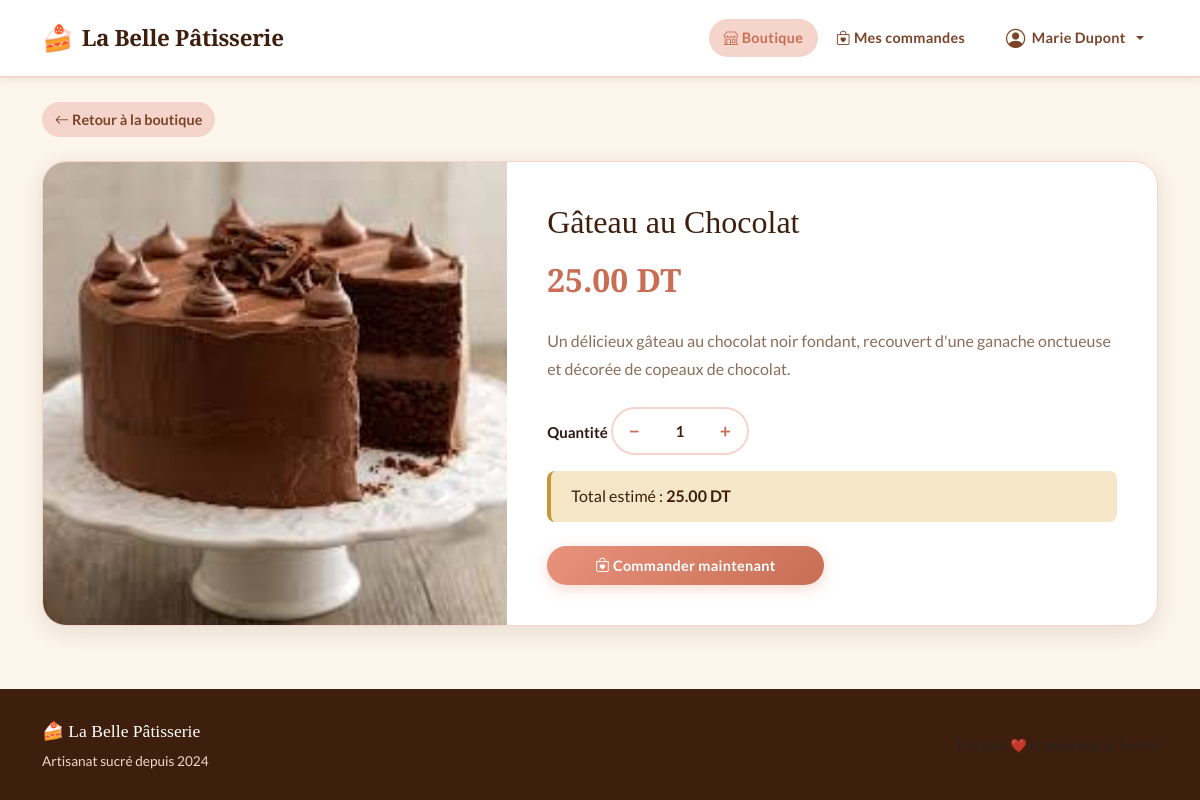
Screenshot of /views/client/produits/detail.php?id=1 (signed in) with the database file from the repository.
### tables this page shows
CREATE TABLE IF NOT EXISTS produits (
    id          INT AUTO_INCREMENT PRIMARY KEY,
    nom         VARCHAR(150) NOT NULL,
    prix        DECIMAL(10,2) NOT NULL,
    description TEXT,
    image       VARCHAR(255) DEFAULT 'default.jpg',
    created_at  DATETIME DEFAULT CURRENT_TIMESTAMP
);

### config/database.php (called while the page is built, shortened)
<?php
class Database {
    private static $instance = null;
    private $pdo;
    private function __construct() {
        $dsn = "mysql:host=" . DB_HOST . ";dbname=" . DB_NAME . ";charset=" . DB_CHARSET;
        $options = [
            PDO::ATTR_ERRMODE            => PDO::ERRMODE_EXCEPTION,
            PDO::ATTR_DEFAULT_FETCH_MODE => PDO::FETCH_ASSOC,
            PDO::ATTR_EMULATE_PREPARES   => false,
        ];
        try {
            $this->pdo = new PDO($dsn, DB_USER, DB_PASS, $options);
        } catch (PDOException $e) {
            die("Erreur de connexion à la base de données : " . $e->getMessage());
        }
    }
    public static function getInstance(): Database {
        if (self::$instance === null) {
            self::$instance = new Database();
        }
        return self::$instance;
    }
    public function getConnection(): PDO {
        return $this->pdo;
    }
}

### models/Produit.php (called while the page is built, shortened)
<?php
require_once __DIR__ . '/../config/database.php';
class Produit {
    private PDO $db;
    public function __construct() {
        $this->db = Database::getInstance()->getConnection();
    }
    public function findById(int $id): ?array {
        $stmt = $this->db->prepare("SELECT * FROM produits WHERE id = :id LIMIT 1");
        $stmt->execute([':id' => $id]);
        $produit = $stmt->fetch();
        return $produit ?: null;
    }
}

### views/client/produits/detail.php (the view, shortened to what this page needs)
<?php
require_once __DIR__ . '/../../../config/database.php';
require_once __DIR__ . '/../../../models/Produit.php';
$id = isset($_GET['id']) ? (int)$_GET['id'] : 0;
$produitModel = new Produit();
$produit = $produitModel->findById($id);
require_once __DIR__ . '/../../layouts/header.php';
?>
<div class="container py-4">
    <a href="/patisserie_MVC/views/client/produits/list.php" class="btn-back mb-4 d-inline-block">
        <i class="bi bi-arrow-left"></i> Retour à la boutique
    </a>
    <div class="detail-card">
        <div class="row g-0">
            <div class="col-md-5">
                <img src="/patisserie_MVC/public/images/<?= htmlspecialchars($produit['image']) ?>"
                     alt="<?= htmlspecialchars($produit['nom']) ?>"
                     class="detail-img"
                     onerror="this.src='/patisserie_MVC/public/images/default.jpg'">
            </div>
            <div class="col-md-7">
                <div class="detail-body">
                    <h1 class="detail-title"><?= htmlspecialchars($produit['nom']) ?></h1>
                    <div class="detail-price"><?= number_format($produit['prix'], 2) ?> DT</div>
                    <p class="detail-description"><?= nl2br(htmlspecialchars($produit['description'])) ?></p>
                    <form action="/patisserie_MVC/controllers/commandeController.php?action=passer" method="POST">
                        <div class="mb-3">
                            <label class="form-label fw-semibold">Quantité</label>
                            <div class="qty-control">
                                <button type="button" class="qty-btn" onclick="changeQty(-1)">−</button>
                                <input type="number" name="quantite" id="qtyInput" value="1" min="1" max="99"
                                       class="qty-input">
                                <button type="button" class="qty-btn" onclick="changeQty(1)">+</button>
                            </div>
                        </div>
                        <div class="order-total mb-4">
                            Total estimé : <strong id="totalPrice"><?= number_format($produit['prix'], 2) ?> DT</strong>
                        </div>
                        <button type="submit" class="btn btn-patisserie btn-lg px-5">
                            <i class="bi bi-bag-heart"></i> Commander maintenant
                        </button>
                    </form>
                </div>
            </div>
        </div>
    </div>
</div>
<?php require_once __DIR__ . '/../../layouts/footer.php'; ?>

### public/css/style.css (style rules this page uses)
:root { --cream: #FDF6EC; --rose: #E8927C; --rose-dark: #C96E55; --rose-light: #F5D5CB; --choco: #3E1F0D; --choco-mid: #7B4428; --gold: #C9963A; --gold-light: #F5E6C8; --text: #2C1810; --text-muted: #8B6E5A; --white: #FFFFFF; --success: #4A7C59; --danger: #B94A48; --warning: #D4860A; --info: #3A6E8C; --shadow-sm: 0 2px 8px rgba(62,31,13,.08); --shadow-md: 0 6px 24px rgba(62,31,13,.12); --shadow-lg: 0 16px 48px rgba(62,31,13,.16); --radius: 14px; --radius-sm: 8px; --transition: .25s cubic-bezier(.4,0,.2,1); }
*, *::before, *::after { box-sizing: border-box; margin: 0; padding: 0; }
body { font-family: 'Lato', sans-serif; background: var(--cream); color: var(--text); font-size: 15px; line-height: 1.65; min-height: 100vh; display: flex; flex-direction: column; }
h1, h2, h3, h4, h5 { font-family: 'Playfair Display', Georgia, serif; color: var(--choco); line-height: 1.25; }
a { color: var(--rose); text-decoration: none; transition: color var(--transition); }
.btn-back { color: var(--choco-mid); font-weight: 600; font-size: .9rem; display: inline-flex; align-items: center; gap: .4rem; padding: .35rem .8rem; border-radius: 50px; background: var(--rose-light); transition: background var(--transition), color var(--transition); }
.btn-patisserie { background: linear-gradient(135deg, var(--rose), var(--rose-dark)); color: var(--white) !important; border: none; border-radius: 50px; font-weight: 700; font-size: .9rem; letter-spacing: .3px; padding: .55rem 1.4rem; transition: transform var(--transition), box-shadow var(--transition), filter var(--transition); box-shadow: 0 4px 14px rgba(232,146,124,.35); }
.detail-card { background: var(--white); border-radius: 24px; overflow: hidden; box-shadow: var(--shadow-md); border: 1px solid var(--rose-light); }
.detail-img { width: 100%; height: 100%; min-height: 350px; object-fit: cover; }
.detail-body { padding: 2.5rem; }
.detail-title { font-size: 2rem; color: var(--choco); margin-bottom: .75rem; }
.detail-price { font-family: 'Playfair Display', serif; font-size: 2rem; color: var(--rose-dark); font-weight: 700; margin-bottom: 1.25rem; }
.detail-description { color: var(--text-muted); font-size: 1rem; margin-bottom: 1.5rem; line-height: 1.75; }
.qty-control { display: inline-flex; align-items: center; border: 2px solid var(--rose-light); border-radius: 50px; overflow: hidden; }
.qty-btn { background: transparent; border: none; padding: .4rem 1rem; font-size: 1.2rem; cursor: pointer; color: var(--rose-dark); font-weight: 700; transition: background var(--transition); }
.qty-input { border: none !important; outline: none !important; box-shadow: none !important; width: 3rem; text-align: center; font-weight: 700; color: var(--choco); background: transparent; font-size: .95rem; }
.order-total { background: var(--gold-light); border-radius: var(--radius-sm); padding: .75rem 1.25rem; font-size: 1rem; color: var(--choco); border-left: 4px solid var(--gold); }

### rows the page displays
produits: image (picture), nom "Gâteau au Chocolat", prix "25.00", description "Un délicieux gâteau au chocolat noir fondant, recouvert d'une ganache onctueuse et décorée de copeaux de chocolat."

### other values shown
$_SESSION['nom'] "Marie Dupont"
